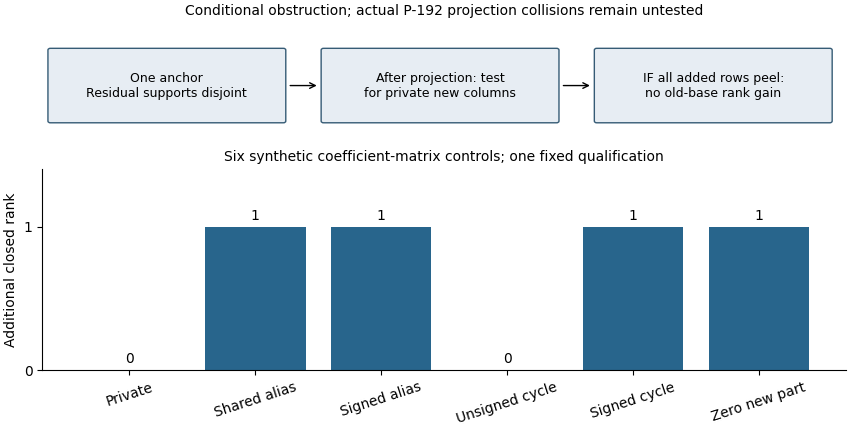

Python code for this plot:
"""Render recorded synthetic controls and a conditional dependency diagram."""
import json
from pathlib import Path
import matplotlib
matplotlib.use("Agg")
import matplotlib.pyplot as plt
from matplotlib.patches import FancyBboxPatch

root = Path(__file__).resolve().parent
record = json.loads((root / "evidence/local-v1/result.json").read_text())
plt.rcParams["svg.fonttype"] = "none"
fig, (logic, ax) = plt.subplots(2, 1, figsize=(8.5, 4.3), gridspec_kw={"height_ratios": [1, 1.7]}, layout="constrained")
logic.set(xlim=(0, 10), ylim=(0, 2))
logic.axis("off")
for x, label in [(0.1,"One anchor\nResidual supports disjoint"), (3.5,"After projection: test\nfor private new columns"), (6.9,"IF all added rows peel:\nno old-base rank gain")]:
    logic.add_patch(FancyBboxPatch((x,0.35),2.9,1.2,boxstyle="round,pad=0.03",facecolor="#e7edf3",edgecolor="#355b75"))
    logic.text(x+1.45,0.95,label,ha="center",va="center",fontsize=9)
for x in (3.05,6.45):
    logic.annotate("",xy=(x+0.4,0.95),xytext=(x,0.95),arrowprops={"arrowstyle":"->"})
logic.set_title("Conditional obstruction; actual P-192 projection collisions remain untested",fontsize=10)
labels = ["Private", "Shared alias", "Signed alias", "Unsigned cycle", "Signed cycle", "Zero new part"]
bars = ax.bar(labels, [c["closed_rank_gain"] for c in record["cases"]],color="#28658c")
ax.bar_label(bars,padding=3)
ax.set_ylim(0,1.4)
ax.set_yticks([0,1])
ax.set_ylabel("Additional closed rank")
ax.tick_params(axis="x",labelrotation=18)
ax.set_title("Six synthetic coefficient-matrix controls; one fixed qualification",fontsize=10)
ax.spines[["top","right"]].set_visible(False)
fig.savefig(root / "closure.svg")
fig.savefig(root / "closure.png",dpi=100)
